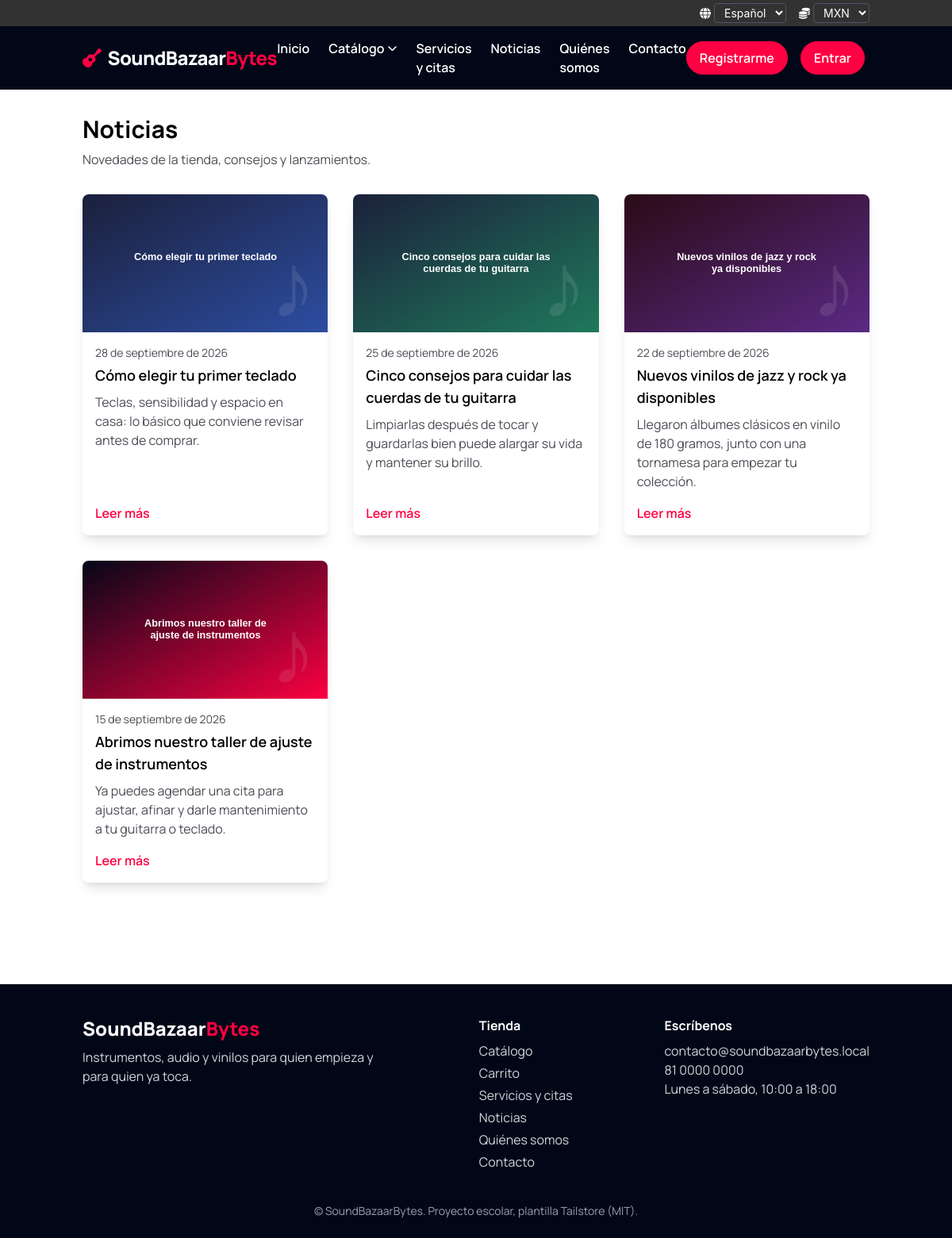
Screenshot of /noticias/ with the database file from the repository.
### tienda/models.py (models this page shows, shortened)
class Noticia(models.Model):
    titulo = models.CharField(max_length=150)
    titulo_en = models.CharField('title (English)', max_length=150, blank=True)
    slug = models.SlugField(unique=True)
    resumen = models.CharField(max_length=250)
    resumen_en = models.CharField('summary (English)', max_length=250, blank=True)
    contenido = models.TextField()
    contenido_en = models.TextField('content (English)', blank=True)
    fecha = models.DateField()
    imagen = models.ImageField(upload_to='noticias/', blank=True)
    class Meta:
        ordering = ['-fecha']
    @property
    def imagen_url(self):
        if self.imagen:
            return self.imagen.url
        return static(f'images/news/{self.slug}.svg')

### tienda/views.py (the view)
# urls.py: path('noticias/', views.noticias, name='noticias'),
def noticias(request):
    return render(request, 'tienda/noticias.html', {'noticias': Noticia.objects.all()})

### tienda/cart.py (called while the page is built)
    def lineas(self):
        productos = Producto.objects.filter(id__in=self.datos.keys())
        for p in productos:
            cantidad = self.datos[str(p.id)]
            yield {'producto': p, 'cantidad': cantidad, 'subtotal': p.precio * cantidad}

    def total(self):
        return sum((l['subtotal'] for l in self.lineas()), Decimal('0'))

    def __len__(self):
        return sum(self.datos.values())

### tienda/context_processors.py (called while the page is built)
def carrito(request):
    c = Carrito(request)
    moneda = request.session.get('moneda', settings.MONEDA_BASE)
    if moneda not in settings.MONEDAS:
        moneda = settings.MONEDA_BASE
    return {
        'carrito_cantidad': len(c),
        'carrito_lineas': list(c.lineas()),
        'carrito_total': c.total(),
        'menu_categorias': Categoria.objects.all(),
        'moneda_actual': moneda,
        'monedas': list(settings.MONEDAS.keys()),
    }

### tienda/templatetags/tienda_extras.py (called while the page is built)
@register.simple_tag
def traducido(objeto, campo):
    if (get_language() or '').startswith('en'):
        texto = getattr(objeto, f'{campo}_en', '')
        if texto:
            return texto
    return getattr(objeto, campo)

### tienda/templates/tienda/noticias.html (shortened to what this page needs)
{% extends 'tienda/base.html' %}
{% load i18n tienda_extras %}
{% block contenido %}
<div class="container mx-auto px-4 py-8">
    <h1 class="text-3xl font-bold mb-2">{% translate "Noticias" %}</h1>
    <p class="mb-8 text-gray-txt">{% translate "Novedades de la tienda, consejos y lanzamientos." %}</p>
    <div class="flex flex-wrap -mx-4">
        {% for n in noticias %}
        <article class="w-full md:w-1/2 lg:w-1/3 px-4 mb-8">
            <div class="bg-white rounded-lg shadow-lg overflow-hidden h-full flex flex-col">
                <a href="{% url 'noticia' n.slug %}"><img src="{{ n.imagen_url }}" alt="{% traducido n 'titulo' %}" class="w-full aspect-video object-cover"></a>
                <div class="p-4 flex flex-col flex-1">
                    <p class="text-sm text-gray-txt mb-1">{{ n.fecha|date:"DATE_FORMAT" }}</p>
                    <a href="{% url 'noticia' n.slug %}" class="text-lg font-semibold mb-2 hover:text-primary">{% traducido n 'titulo' %}</a>
                    <p class="text-gray-txt mb-4">{% traducido n 'resumen' %}</p>
                    <a href="{% url 'noticia' n.slug %}" class="text-primary font-semibold mt-auto">{% translate "Leer más" %}</a>
                </div>
            </div>
        </article>
        {% empty %}
        <p class="px-4">{% translate "Todavía no hay noticias. Corre" %} <code>python manage.py cargar_productos</code>.</p>
        {% endfor %}
    </div>
</div>
{% endblock %}

### static/css/custom.css (style rules this page uses)
h1, h2, h3, h4, h5, h6, p, a { font-family: 'Manrope', sans-serif; }

### rows the page displays
Noticia: imagen_url (picture), fecha "28 de septiembre de 2026", titulo "Cómo elegir tu primer teclado", resumen "Teclas, sensibilidad y espacio en casa: lo básico que conviene revisar antes de comprar."
Noticia: imagen_url (picture), fecha "25 de septiembre de 2026", titulo "Cinco consejos para cuidar las cuerdas de tu guitarra", resumen "Limpiarlas después de tocar y guardarlas bien puede alargar su vida y mantener su brillo."
Noticia: imagen_url (picture), fecha "22 de septiembre de 2026", titulo "Nuevos vinilos de jazz y rock ya disponibles", resumen "Llegaron álbumes clásicos en vinilo de 180 gramos, junto con una tornamesa para empezar tu colección."
Noticia: imagen_url (picture), fecha "15 de septiembre de 2026", titulo "Abrimos nuestro taller de ajuste de instrumentos", resumen "Ya puedes agendar una cita para ajustar, afinar y darle mantenimiento a tu guitarra o teclado."

### other values shown
form field language "Español"
form field moneda "MXN"
